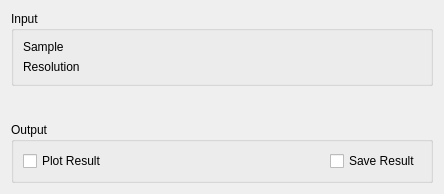
<?xml version="1.0" encoding="UTF-8"?>
<ui version="4.0">
 <class>Iqt</class>
 <widget class="QWidget" name="Iqt">
  <property name="geometry">
   <rect>
    <x>0</x>
    <y>0</y>
    <width>444</width>
    <height>194</height>
   </rect>
  </property>
  <property name="windowTitle">
   <string>Form</string>
  </property>
  <layout class="QVBoxLayout" name="layoutFury">
   <item>
    <widget class="QGroupBox" name="gbInput">
     <property name="title">
      <string>Input</string>
     </property>
     <layout class="QGridLayout" name="layoutFiles">
      <item row="2" column="0">
       <widget class="QLabel" name="lbResolution">
        <property name="sizePolicy">
         <sizepolicy hsizetype="Fixed" vsizetype="Preferred">
          <horstretch>0</horstretch>
          <verstretch>0</verstretch>
         </sizepolicy>
        </property>
        <property name="text">
         <string>Resolution</string>
        </property>
       </widget>
      </item>
      <item row="1" column="0">
       <widget class="QLabel" name="lbSample">
        <property name="sizePolicy">
         <sizepolicy hsizetype="Fixed" vsizetype="Preferred">
          <horstretch>0</horstretch>
          <verstretch>0</verstretch>
         </sizepolicy>
        </property>
        <property name="text">
         <string>Sample</string>
        </property>
       </widget>
      </item>
      <item row="1" column="1" colspan="2">
       <widget class="MantidQt::MantidWidgets::DataSelector" name="dsInput" native="true">
        <property name="sizePolicy">
         <sizepolicy hsizetype="Minimum" vsizetype="Fixed">
          <horstretch>0</horstretch>
          <verstretch>0</verstretch>
         </sizepolicy>
        </property>
        <property name="loadLabelText" stdset="0">
         <string>Plot Input</string>
        </property>
        <property name="workspaceSuffixes" stdset="0">
         <stringlist>
          <string>_red</string>
          <string>_sqw</string>
         </stringlist>
        </property>
        <property name="fileBrowserSuffixes" stdset="0">
         <stringlist>
          <string>_red.nxs</string>
          <string>_sqw.nxs</string>
         </stringlist>
        </property>
        <property name="showLoad" stdset="0">
         <bool>false</bool>
        </property>
       </widget>
      </item>
      <item row="2" column="1" colspan="2">
       <widget class="MantidQt::MantidWidgets::DataSelector" name="dsResolution" native="true">
        <property name="sizePolicy">
         <sizepolicy hsizetype="Minimum" vsizetype="Fixed">
          <horstretch>0</horstretch>
          <verstretch>0</verstretch>
         </sizepolicy>
        </property>
        <property name="autoLoad" stdset="0">
         <bool>true</bool>
        </property>
        <property name="workspaceSuffixes" stdset="0">
         <stringlist>
          <string>_res</string>
          <string>_red</string>
          <string>_sqw</string>
         </stringlist>
        </property>
        <property name="fileBrowserSuffixes" stdset="0">
         <stringlist>
          <string>_res.nxs</string>
          <string>_red.nxs</string>
          <string>_sqw.nxs</string>
         </stringlist>
        </property>
        <property name="showLoad" stdset="0">
         <bool>false</bool>
        </property>
       </widget>
      </item>
     </layout>
    </widget>
   </item>
   <item>
    <layout class="QHBoxLayout" name="loFury">
     <item>
      <layout class="QVBoxLayout" name="properties"/>
     </item>
     <item>
      <widget class="MantidQt::MantidWidgets::PreviewPlot" name="ppPlot" native="true">
       <property name="canvasColour" stdset="0">
        <color>
         <red>255</red>
         <green>255</green>
         <blue>255</blue>
        </color>
       </property>
       <property name="showLegend" stdset="0">
        <bool>true</bool>
       </property>
      </widget>
     </item>
    </layout>
   </item>
   <item>
    <widget class="QGroupBox" name="gbOutput">
     <property name="title">
      <string>Output</string>
     </property>
     <layout class="QHBoxLayout" name="horizontalLayout_9">
      <item>
       <widget class="QCheckBox" name="ckPlot">
        <property name="text">
         <string>Plot Result</string>
        </property>
       </widget>
      </item>
      <item>
       <spacer name="horizontalSpacer_1">
        <property name="orientation">
         <enum>Qt::Horizontal</enum>
        </property>
        <property name="sizeHint" stdset="0">
         <size>
          <width>40</width>
          <height>20</height>
         </size>
        </property>
       </spacer>
      </item>
      <item>
       <widget class="QCheckBox" name="ckSave">
        <property name="text">
         <string>Save Result</string>
        </property>
       </widget>
      </item>
     </layout>
    </widget>
   </item>
  </layout>
 </widget>
 <customwidgets>
  <customwidget>
   <class>MantidQt::MantidWidgets::DataSelector</class>
   <extends>QWidget</extends>
   <header>MantidQtMantidWidgets/DataSelector.h</header>
  </customwidget>
  <customwidget>
   <class>MantidQt::MantidWidgets::PreviewPlot</class>
   <extends>QWidget</extends>
   <header>MantidQtMantidWidgets/PreviewPlot.h</header>
   <container>1</container>
  </customwidget>
 </customwidgets>
 <resources/>
 <connections/>
</ui>
